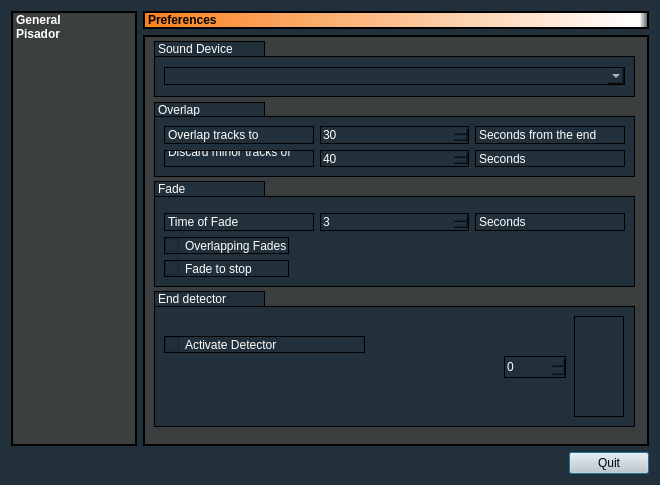
<?xml version="1.0" encoding="UTF-8"?>
<ui version="4.0">
 <class>FrmSetting</class>
 <widget class="QDialog" name="FrmSetting">
  <property name="geometry">
   <rect>
    <x>0</x>
    <y>0</y>
    <width>660</width>
    <height>485</height>
   </rect>
  </property>
  <property name="windowTitle">
   <string>Preferencias</string>
  </property>
  <property name="styleSheet">
   <string notr="true">background-color: rgb(49, 49, 49);
background-color: rgb(33, 48, 58);</string>
  </property>
  <layout class="QVBoxLayout" name="verticalLayout">
   <item>
    <layout class="QGridLayout" name="gridLayout">
     <item row="0" column="1" colspan="2">
      <widget class="QLabel" name="label_2">
       <property name="font">
        <font>
         <pointsize>9</pointsize>
         <weight>75</weight>
         <bold>true</bold>
        </font>
       </property>
       <property name="styleSheet">
        <string notr="true">background-color: rgb(58, 62, 62);
color: rgb(255, 255, 255);
background-color: qlineargradient(spread:pad, x1:0, y1:0, x2:1, y2:0, stop:0 rgba(250, 128, 28, 255), stop:0.98 rgba(255, 255, 255, 255), stop:1 rgba(0, 0, 0, 0));

color: rgb(0, 0, 0);


  border: 2px solid #000000;</string>
       </property>
       <property name="frameShape">
        <enum>QFrame::Box</enum>
       </property>
       <property name="frameShadow">
        <enum>QFrame::Plain</enum>
       </property>
       <property name="text">
        <string>Preferences</string>
       </property>
      </widget>
     </item>
     <item row="0" column="0" rowspan="2">
      <widget class="QListWidget" name="listWidget">
       <property name="sizePolicy">
        <sizepolicy hsizetype="Preferred" vsizetype="Expanding">
         <horstretch>1</horstretch>
         <verstretch>0</verstretch>
        </sizepolicy>
       </property>
       <property name="minimumSize">
        <size>
         <width>0</width>
         <height>0</height>
        </size>
       </property>
       <property name="font">
        <font>
         <weight>75</weight>
         <bold>true</bold>
        </font>
       </property>
       <property name="styleSheet">
        <string notr="true">background-color: rgb(58, 62, 62);
color: rgb(255, 255, 255);
  border: 2px solid #000000;</string>
       </property>
       <property name="frameShape">
        <enum>QFrame::WinPanel</enum>
       </property>
       <property name="iconSize">
        <size>
         <width>20</width>
         <height>20</height>
        </size>
       </property>
       <property name="currentRow">
        <number>-1</number>
       </property>
       <item>
        <property name="text">
         <string>General</string>
        </property>
        <property name="icon">
         <iconset resource="radioit.qrc">
          <normaloff>:/general/iconos/menu/prefer.png</normaloff>:/general/iconos/menu/prefer.png</iconset>
        </property>
       </item>
       <item>
        <property name="text">
         <string>Pisador</string>
        </property>
        <property name="icon">
         <iconset resource="radioit.qrc">
          <normaloff>:/general/iconos/menu/prefer.png</normaloff>:/general/iconos/menu/prefer.png</iconset>
        </property>
       </item>
      </widget>
     </item>
     <item row="1" column="1" colspan="2">
      <widget class="QStackedWidget" name="stackedWidget">
       <property name="sizePolicy">
        <sizepolicy hsizetype="Preferred" vsizetype="Preferred">
         <horstretch>2</horstretch>
         <verstretch>0</verstretch>
        </sizepolicy>
       </property>
       <property name="styleSheet">
        <string notr="true">background-color: rgb(58, 62, 62);
color: rgb(255, 255, 255);

  border: 1px solid #000000;</string>
       </property>
       <property name="currentIndex">
        <number>0</number>
       </property>
       <widget class="QWidget" name="page_3">
        <widget class="QFrame" name="frame">
         <property name="geometry">
          <rect>
           <x>10</x>
           <y>80</y>
           <width>481</width>
           <height>61</height>
          </rect>
         </property>
         <property name="styleSheet">
          <string notr="true">background-color: rgb(33, 48, 58);</string>
         </property>
         <layout class="QVBoxLayout" name="verticalLayout_4">
          <item>
           <layout class="QHBoxLayout" name="horizontalLayout">
            <item>
             <widget class="QLabel" name="label_5">
              <property name="lineWidth">
               <number>0</number>
              </property>
              <property name="text">
               <string>Overlap tracks to</string>
              </property>
             </widget>
            </item>
            <item>
             <widget class="QSpinBox" name="Solapar">
              <property name="sizePolicy">
               <sizepolicy hsizetype="Minimum" vsizetype="Fixed">
                <horstretch>0</horstretch>
                <verstretch>0</verstretch>
               </sizepolicy>
              </property>
              <property name="maximum">
               <number>100</number>
              </property>
              <property name="value">
               <number>30</number>
              </property>
             </widget>
            </item>
            <item>
             <widget class="QLabel" name="label_6">
              <property name="lineWidth">
               <number>0</number>
              </property>
              <property name="text">
               <string>Seconds from the end</string>
              </property>
             </widget>
            </item>
           </layout>
          </item>
          <item>
           <layout class="QHBoxLayout" name="horizontalLayout_10">
            <item>
             <widget class="QLabel" name="label">
              <property name="text">
               <string>Discard minor tracks of
</string>
              </property>
             </widget>
            </item>
            <item>
             <widget class="QSpinBox" name="Descartar">
              <property name="maximum">
               <number>100</number>
              </property>
              <property name="value">
               <number>40</number>
              </property>
             </widget>
            </item>
            <item>
             <widget class="QLabel" name="label_3">
              <property name="text">
               <string>Seconds</string>
              </property>
             </widget>
            </item>
           </layout>
          </item>
         </layout>
        </widget>
        <widget class="QFrame" name="frame_2">
         <property name="geometry">
          <rect>
           <x>10</x>
           <y>160</y>
           <width>481</width>
           <height>91</height>
          </rect>
         </property>
         <property name="styleSheet">
          <string notr="true">background-color: rgb(33, 48, 58);</string>
         </property>
         <layout class="QVBoxLayout" name="verticalLayout_3">
          <item>
           <spacer name="verticalSpacer_3">
            <property name="orientation">
             <enum>Qt::Vertical</enum>
            </property>
            <property name="sizeHint" stdset="0">
             <size>
              <width>20</width>
              <height>40</height>
             </size>
            </property>
           </spacer>
          </item>
          <item>
           <layout class="QHBoxLayout" name="horizontalLayout_3">
            <item>
             <widget class="QLabel" name="label_7">
              <property name="lineWidth">
               <number>0</number>
              </property>
              <property name="text">
               <string>Time of Fade</string>
              </property>
             </widget>
            </item>
            <item>
             <widget class="QSpinBox" name="Fundir">
              <property name="sizePolicy">
               <sizepolicy hsizetype="Minimum" vsizetype="Fixed">
                <horstretch>0</horstretch>
                <verstretch>0</verstretch>
               </sizepolicy>
              </property>
              <property name="maximum">
               <number>100</number>
              </property>
              <property name="value">
               <number>3</number>
              </property>
             </widget>
            </item>
            <item>
             <widget class="QLabel" name="label_8">
              <property name="text">
               <string>Seconds</string>
              </property>
             </widget>
            </item>
           </layout>
          </item>
          <item>
           <layout class="QHBoxLayout" name="horizontalLayout_4">
            <item>
             <layout class="QVBoxLayout" name="verticalLayout_2">
              <item>
               <widget class="QCheckBox" name="FundirSolapar">
                <property name="text">
                 <string>Overlapping Fades</string>
                </property>
                <property name="checkable">
                 <bool>true</bool>
                </property>
                <property name="checked">
                 <bool>false</bool>
                </property>
               </widget>
              </item>
              <item>
               <widget class="QCheckBox" name="FundirParar">
                <property name="text">
                 <string>Fade to stop</string>
                </property>
               </widget>
              </item>
             </layout>
            </item>
            <item>
             <spacer name="horizontalSpacer_2">
              <property name="orientation">
               <enum>Qt::Horizontal</enum>
              </property>
              <property name="sizeHint" stdset="0">
               <size>
                <width>40</width>
                <height>20</height>
               </size>
              </property>
             </spacer>
            </item>
           </layout>
          </item>
         </layout>
        </widget>
        <widget class="QFrame" name="frame_3">
         <property name="geometry">
          <rect>
           <x>10</x>
           <y>20</y>
           <width>481</width>
           <height>41</height>
          </rect>
         </property>
         <property name="styleSheet">
          <string notr="true">background-color: rgb(33, 48, 58);</string>
         </property>
         <layout class="QVBoxLayout" name="verticalLayout_5">
          <item>
           <layout class="QHBoxLayout" name="horizontalLayout_5">
            <item>
             <widget class="QComboBox" name="Dispositivo"/>
            </item>
           </layout>
          </item>
         </layout>
        </widget>
        <widget class="QFrame" name="frame_4">
         <property name="geometry">
          <rect>
           <x>10</x>
           <y>270</y>
           <width>481</width>
           <height>121</height>
          </rect>
         </property>
         <property name="styleSheet">
          <string notr="true">background-color: rgb(33, 48, 58);</string>
         </property>
         <widget class="QCheckBox" name="Detector">
          <property name="geometry">
           <rect>
            <x>10</x>
            <y>30</y>
            <width>201</width>
            <height>17</height>
           </rect>
          </property>
          <property name="text">
           <string>Activate Detector</string>
          </property>
         </widget>
         <widget class="QVUMeter" name="VuNivel" native="true">
          <property name="geometry">
           <rect>
            <x>420</x>
            <y>10</y>
            <width>50</width>
            <height>101</height>
           </rect>
          </property>
          <property name="toolTip">
           <string>VU Meter</string>
          </property>
          <property name="whatsThis">
           <string>VU Meter</string>
          </property>
          <property name="colorBg" stdset="0">
           <color>
            <red>33</red>
            <green>48</green>
            <blue>58</blue>
           </color>
          </property>
          <property name="colorValue" stdset="0">
           <color>
            <red>33</red>
            <green>48</green>
            <blue>58</blue>
           </color>
          </property>
          <property name="colorLow" stdset="0">
           <color>
            <red>79</red>
            <green>145</green>
            <blue>255</blue>
           </color>
          </property>
          <property name="colorHigh" stdset="0">
           <color>
            <red>79</red>
            <green>145</green>
            <blue>255</blue>
           </color>
          </property>
          <property name="maxValue" stdset="0">
           <double>120.000000000000000</double>
          </property>
         </widget>
         <widget class="QDoubleSpinBox" name="DetectorNivel">
          <property name="geometry">
           <rect>
            <x>350</x>
            <y>50</y>
            <width>62</width>
            <height>22</height>
           </rect>
          </property>
          <property name="decimals">
           <number>0</number>
          </property>
         </widget>
        </widget>
        <widget class="QLabel" name="label_4">
         <property name="geometry">
          <rect>
           <x>10</x>
           <y>5</y>
           <width>111</width>
           <height>16</height>
          </rect>
         </property>
         <property name="styleSheet">
          <string notr="true">background-color: rgb(33, 48, 58);
color: rgb(255, 255, 255);</string>
         </property>
         <property name="text">
          <string>Sound Device</string>
         </property>
        </widget>
        <widget class="QLabel" name="label_9">
         <property name="geometry">
          <rect>
           <x>10</x>
           <y>66</y>
           <width>111</width>
           <height>15</height>
          </rect>
         </property>
         <property name="styleSheet">
          <string notr="true">background-color: rgb(33, 48, 58);
color: rgb(255, 255, 255);</string>
         </property>
         <property name="text">
          <string>Overlap</string>
         </property>
        </widget>
        <widget class="QLabel" name="label_10">
         <property name="geometry">
          <rect>
           <x>10</x>
           <y>145</y>
           <width>111</width>
           <height>16</height>
          </rect>
         </property>
         <property name="styleSheet">
          <string notr="true">background-color: rgb(33, 48, 58);
color: rgb(255, 255, 255);</string>
         </property>
         <property name="text">
          <string>Fade</string>
         </property>
        </widget>
        <widget class="QLabel" name="label_11">
         <property name="geometry">
          <rect>
           <x>10</x>
           <y>255</y>
           <width>111</width>
           <height>16</height>
          </rect>
         </property>
         <property name="styleSheet">
          <string notr="true">background-color: rgb(33, 48, 58);
color: rgb(255, 255, 255);</string>
         </property>
         <property name="text">
          <string>End detector</string>
         </property>
        </widget>
       </widget>
       <widget class="QWidget" name="page_2">
        <widget class="QFrame" name="frame_9">
         <property name="geometry">
          <rect>
           <x>10</x>
           <y>20</y>
           <width>481</width>
           <height>46</height>
          </rect>
         </property>
         <property name="styleSheet">
          <string notr="true">background-color: rgb(33, 48, 58);</string>
         </property>
         <layout class="QVBoxLayout" name="verticalLayout_10">
          <item>
           <spacer name="verticalSpacer_5">
            <property name="orientation">
             <enum>Qt::Vertical</enum>
            </property>
            <property name="sizeType">
             <enum>QSizePolicy::Ignored</enum>
            </property>
            <property name="sizeHint" stdset="0">
             <size>
              <width>20</width>
              <height>40</height>
             </size>
            </property>
           </spacer>
          </item>
          <item>
           <layout class="QHBoxLayout" name="horizontalLayout_12">
            <item>
             <widget class="QLabel" name="label_15">
              <property name="lineWidth">
               <number>0</number>
              </property>
              <property name="text">
               <string>Variación de</string>
              </property>
             </widget>
            </item>
            <item>
             <widget class="QSpinBox" name="Transicion">
              <property name="sizePolicy">
               <sizepolicy hsizetype="Minimum" vsizetype="Fixed">
                <horstretch>0</horstretch>
                <verstretch>0</verstretch>
               </sizepolicy>
              </property>
              <property name="maximum">
               <number>5000</number>
              </property>
              <property name="value">
               <number>500</number>
              </property>
             </widget>
            </item>
            <item>
             <widget class="QLabel" name="label_16">
              <property name="lineWidth">
               <number>0</number>
              </property>
              <property name="text">
               <string>Milisegundos</string>
              </property>
             </widget>
            </item>
           </layout>
          </item>
         </layout>
        </widget>
        <widget class="QFrame" name="frame_19">
         <property name="geometry">
          <rect>
           <x>10</x>
           <y>90</y>
           <width>481</width>
           <height>121</height>
          </rect>
         </property>
         <property name="styleSheet">
          <string notr="true">background-color: rgb(33, 48, 58);</string>
         </property>
         <widget class="QVUMeter" name="VuNivel2_3" native="true">
          <property name="geometry">
           <rect>
            <x>420</x>
            <y>10</y>
            <width>50</width>
            <height>101</height>
           </rect>
          </property>
          <property name="toolTip">
           <string>VU Meter</string>
          </property>
          <property name="whatsThis">
           <string>VU Meter</string>
          </property>
          <property name="colorBg" stdset="0">
           <color>
            <red>33</red>
            <green>48</green>
            <blue>58</blue>
           </color>
          </property>
          <property name="colorValue" stdset="0">
           <color>
            <red>33</red>
            <green>48</green>
            <blue>58</blue>
           </color>
          </property>
          <property name="colorLow" stdset="0">
           <color>
            <red>79</red>
            <green>145</green>
            <blue>255</blue>
           </color>
          </property>
          <property name="colorHigh" stdset="0">
           <color>
            <red>79</red>
            <green>145</green>
            <blue>255</blue>
           </color>
          </property>
          <property name="leftValue" stdset="0">
           <double>0.150000000000000</double>
          </property>
          <property name="rightValue" stdset="0">
           <double>0.150000000000000</double>
          </property>
          <property name="maxValue" stdset="0">
           <double>1.000000000000000</double>
          </property>
         </widget>
         <widget class="QDoubleSpinBox" name="Locucion">
          <property name="geometry">
           <rect>
            <x>350</x>
            <y>50</y>
            <width>62</width>
            <height>22</height>
           </rect>
          </property>
          <property name="decimals">
           <number>2</number>
          </property>
          <property name="maximum">
           <double>1.000000000000000</double>
          </property>
          <property name="singleStep">
           <double>0.010000000000000</double>
          </property>
          <property name="value">
           <double>0.150000000000000</double>
          </property>
         </widget>
        </widget>
        <widget class="QLabel" name="label_12">
         <property name="geometry">
          <rect>
           <x>10</x>
           <y>5</y>
           <width>111</width>
           <height>16</height>
          </rect>
         </property>
         <property name="styleSheet">
          <string notr="true">background-color: rgb(33, 48, 58);
color: rgb(255, 255, 255);</string>
         </property>
         <property name="text">
          <string>Transición</string>
         </property>
        </widget>
        <widget class="QLabel" name="label_13">
         <property name="geometry">
          <rect>
           <x>10</x>
           <y>75</y>
           <width>111</width>
           <height>16</height>
          </rect>
         </property>
         <property name="styleSheet">
          <string notr="true">background-color: rgb(33, 48, 58);
color: rgb(255, 255, 255);</string>
         </property>
         <property name="text">
          <string>Locución</string>
         </property>
        </widget>
       </widget>
      </widget>
     </item>
    </layout>
   </item>
   <item>
    <layout class="QHBoxLayout" name="horizontalLayout_2">
     <item>
      <spacer name="horizontalSpacer">
       <property name="orientation">
        <enum>Qt::Horizontal</enum>
       </property>
       <property name="sizeHint" stdset="0">
        <size>
         <width>40</width>
         <height>20</height>
        </size>
       </property>
      </spacer>
     </item>
     <item>
      <widget class="QPushButton" name="BtnSalir">
       <property name="styleSheet">
        <string notr="true">QPushButton {

background-color: rgb(207, 207, 207);
color: rgb(0, 0, 0);

    
 }

 

QPushButton:hover {
     background-color: qlineargradient(x1: 0, y1: 0, x2: 0, y2: 1,
                                       stop: 0 #f5b14e, stop: 1 #fff9ef);
 }

</string>
       </property>
       <property name="text">
        <string>Quit</string>
       </property>
      </widget>
     </item>
    </layout>
   </item>
  </layout>
 </widget>
 <customwidgets>
  <customwidget>
   <class>QVUMeter</class>
   <extends>QWidget</extends>
   <header>qvumeter.h</header>
  </customwidget>
 </customwidgets>
 <resources>
  <include location="radioit.qrc"/>
 </resources>
 <connections>
  <connection>
   <sender>listWidget</sender>
   <signal>currentRowChanged(int)</signal>
   <receiver>stackedWidget</receiver>
   <slot>setCurrentIndex(int)</slot>
   <hints>
    <hint type="sourcelabel">
     <x>93</x>
     <y>205</y>
    </hint>
    <hint type="destinationlabel">
     <x>398</x>
     <y>205</y>
    </hint>
   </hints>
  </connection>
  <connection>
   <sender>listWidget</sender>
   <signal>currentTextChanged(QString)</signal>
   <receiver>label_2</receiver>
   <slot>setText(QString)</slot>
   <hints>
    <hint type="sourcelabel">
     <x>89</x>
     <y>101</y>
    </hint>
    <hint type="destinationlabel">
     <x>235</x>
     <y>27</y>
    </hint>
   </hints>
  </connection>
  <connection>
   <sender>DetectorNivel</sender>
   <signal>valueChanged(double)</signal>
   <receiver>VuNivel</receiver>
   <slot>setLeftValue(double)</slot>
   <hints>
    <hint type="sourcelabel">
     <x>536</x>
     <y>370</y>
    </hint>
    <hint type="destinationlabel">
     <x>591</x>
     <y>376</y>
    </hint>
   </hints>
  </connection>
  <connection>
   <sender>DetectorNivel</sender>
   <signal>valueChanged(double)</signal>
   <receiver>VuNivel</receiver>
   <slot>setRightValue(double)</slot>
   <hints>
    <hint type="sourcelabel">
     <x>540</x>
     <y>357</y>
    </hint>
    <hint type="destinationlabel">
     <x>603</x>
     <y>358</y>
    </hint>
   </hints>
  </connection>
  <connection>
   <sender>Locucion</sender>
   <signal>valueChanged(double)</signal>
   <receiver>VuNivel2_3</receiver>
   <slot>setLeftValue(double)</slot>
   <hints>
    <hint type="sourcelabel">
     <x>540</x>
     <y>193</y>
    </hint>
    <hint type="destinationlabel">
     <x>580</x>
     <y>202</y>
    </hint>
   </hints>
  </connection>
  <connection>
   <sender>Locucion</sender>
   <signal>valueChanged(double)</signal>
   <receiver>VuNivel2_3</receiver>
   <slot>setRightValue(double)</slot>
   <hints>
    <hint type="sourcelabel">
     <x>515</x>
     <y>189</y>
    </hint>
    <hint type="destinationlabel">
     <x>584</x>
     <y>182</y>
    </hint>
   </hints>
  </connection>
 </connections>
 <slots>
  <slot>ClickSalir()</slot>
 </slots>
</ui>
